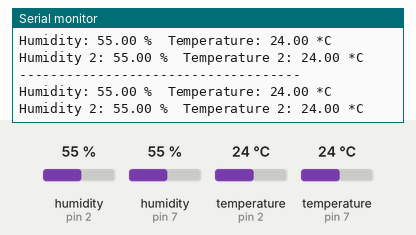
Recording of a sketch running on a simulated Arduino Uno, built with avr-gcc and run on an emulated ATmega328P. On the bench: the last lines printed to the serial monitor. The test bench sets the inputs (shaded band); at power-on: humidity (sensors on pin 2, pin 7) 55 %, temperature (sensors on pin 2, pin 7) 24 °C.

Above: at 2.8 s.
2.9 s: humidity (sensor on pin 2) set to 22 %
At 3.09 s:
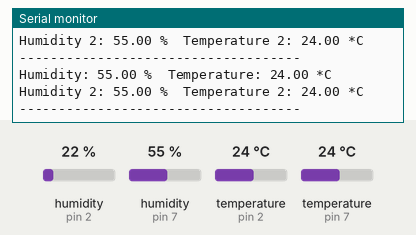
5.7 s: humidity (sensor on pin 7) set to 22 %
At 5.75 s:
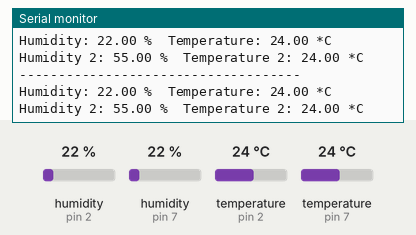
11.8 s: temperature (sensor on pin 2) set to 12 °C
At 11.86 s:
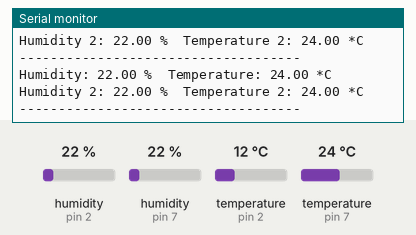
14.6 s: temperature (sensor on pin 7) set to 12 °C
At 14.69 s:
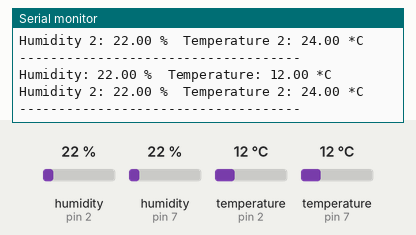
20.7 s: humidity (sensor on pin 2) set to 40 %
At 20.71 s:
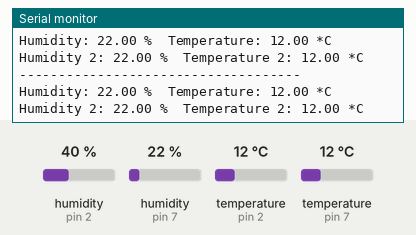
23.5 s: humidity (sensor on pin 7) set to 40 %
At 23.55 s:
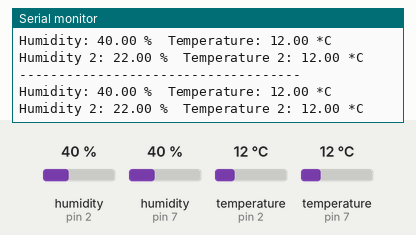
Timing chart, 0 to 26.5 s (numbered marks = the images above; inputs shaded):
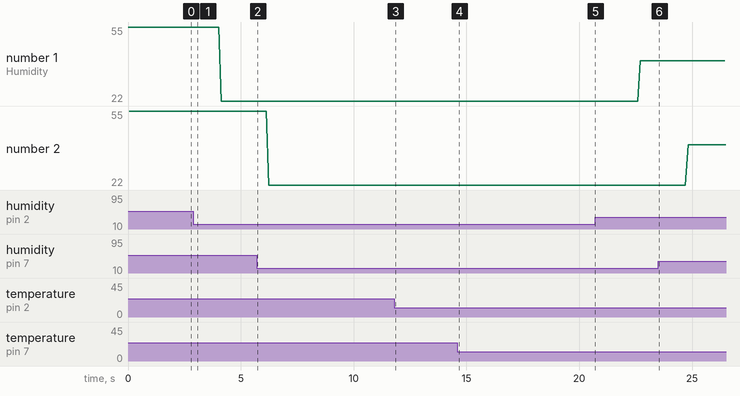

Measured:
- plotted number 1: 55 → 22 after the input at 2.9 s, 22 → 40 after the input at 20.7 s

The sketch:

DHTtester.ino
```cpp
// Example testing sketch for various DHT humidity/temperature sensors
// Written by ladyada, public domain

#include "DHT.h"

#define DHTPIN 2     // what pin we're connected to

// Uncomment whatever type you're using!
//#define DHTTYPE DHT11   // DHT 11
//#define DHTTYPE DHT22   // DHT 22  (AM2302)
#define DHTTYPE DHT21   // DHT 21 (AM2301)

// Connect pin 1 (on the left) of the sensor to +5V
// Connect pin 2 of the sensor to whatever your DHTPIN is
// Connect pin 4 (on the right) of the sensor to GROUND
// Connect a 10K resistor from pin 2 (data) to pin 1 (power) of the sensor

DHT dht(2, DHTTYPE);
DHT dht2(7, DHTTYPE);

void setup() {
  Serial.begin(9600);
  Serial.println("DHTxx test!");

  dht.begin();
  dht2.begin();
}

void loop() {
  // Reading temperature or humidity takes about 250 milliseconds!
  // Sensor readings may also be up to 2 seconds 'old' (its a very slow sensor)
  float h = dht.readHumidity();
  float t = dht.readTemperature();

  // check if returns are valid, if they are NaN (not a number) then something went wrong!
  if (isnan(t) || isnan(h)) {
    Serial.println("Failed to read from DHT");
  }

  Serial.print("Humidity: ");
  Serial.print(h);
  Serial.print(" %\t");
  Serial.print("Temperature: ");
  Serial.print(t);
  Serial.println(" *C");


  h = dht2.readHumidity();
  t = dht2.readTemperature();

  // check if returns are valid, if they are NaN (not a number) then something went wrong!
  if (isnan(t) || isnan(h)) {
    Serial.println("Failed to read from DHT2");
  }

  Serial.print("Humidity 2: ");
  Serial.print(h);
  Serial.print(" %\t");
  Serial.print("Temperature 2: ");
  Serial.print(t);
  Serial.println(" *C");
  Serial.println("------------------------------------");

}
```
